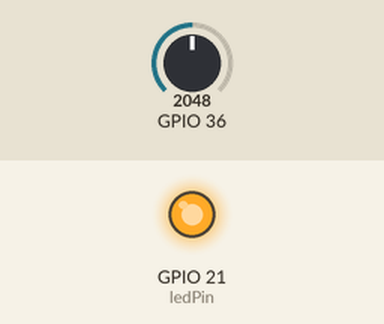
A sketch run on a simulated ESP32. On the bench: output pins drawn as LEDs (lit = HIGH). Inputs (shaded band) come from the test bench; at power-on: GPIO 36 = 2048.

Above: at 1.2 s.
1.3 s: GPIO 36 set to 1228
At 2.5 s:
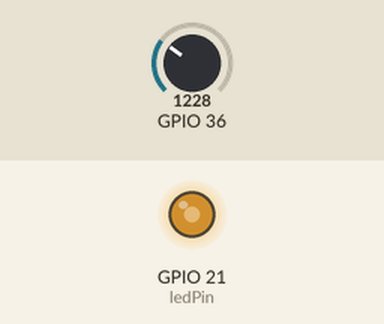
2.8 s: GPIO 36 set to 2047
At 3.6 s:
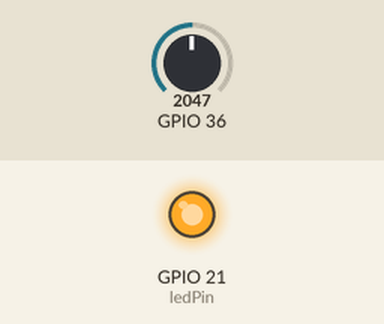
4.3 s: GPIO 36 set to 0
At 5.3 s:
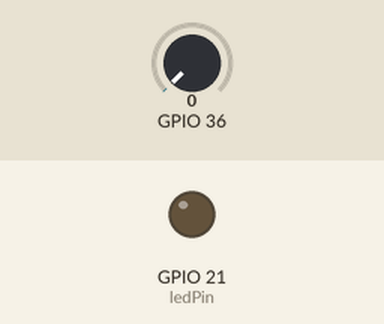
5.8 s: GPIO 36 set to 2866
At 6.3 s:
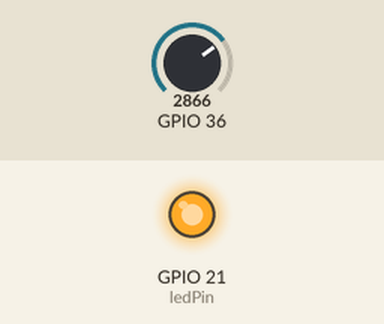
Timing chart, 0 to 8.3 s (numbered marks = the images above; inputs shaded):
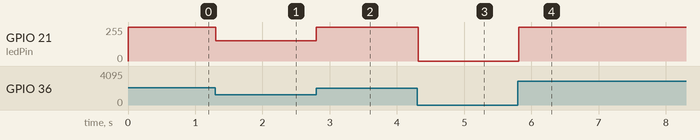

Measured:
- after the input at 1.3 s, GPIO 21 (ledPin): 255/255 → 152/255 at once
- after the input at 2.8 s, GPIO 21 (ledPin): 152/255 → 255/255 at once
- after the input at 4.3 s, GPIO 21 (ledPin): 255/255 → 0/255 at once
- after the input at 5.8 s, GPIO 21 (ledPin): 0/255 → 255/255 at once

The sketch:

pot_to_pwm_5_20.ino
```cpp
// the number of the LED pin
const int ledPin = 21;  // 16 corresponds to GPIO16

// setting PWM properties
const int freq = 5000;
const int ledChannel = 0;
const int resolution = 8;

void setup(){
  Serial.begin(115200);

  // configure LED PWM functionalitites
  ledcSetup(ledChannel, freq, resolution);

  // attach the channel to the GPIO to be controlled
  ledcAttachPin(ledPin, ledChannel);
}

void loop(){
 int sensorValue = analogRead(A0);
 int dutyCycle = sensorValue/8;
 ledcWrite(ledChannel, dutyCycle);
 delay(15);

}
```
